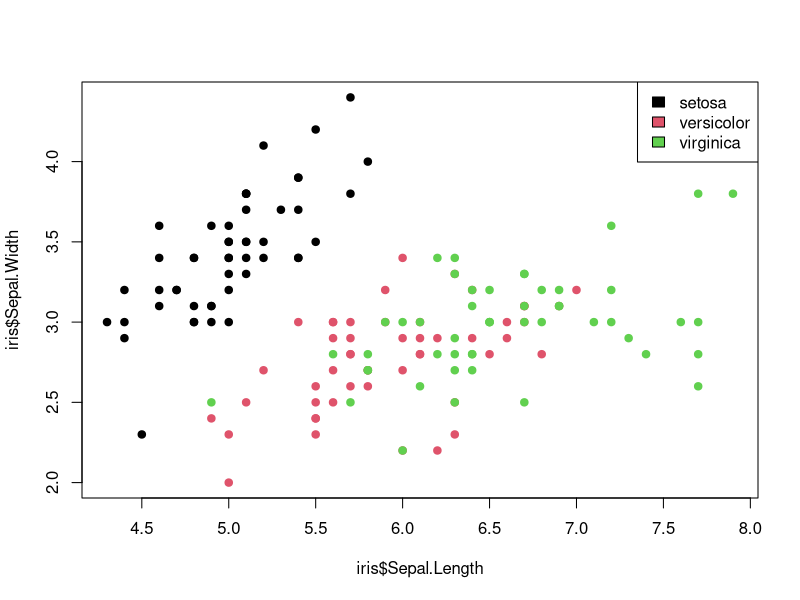
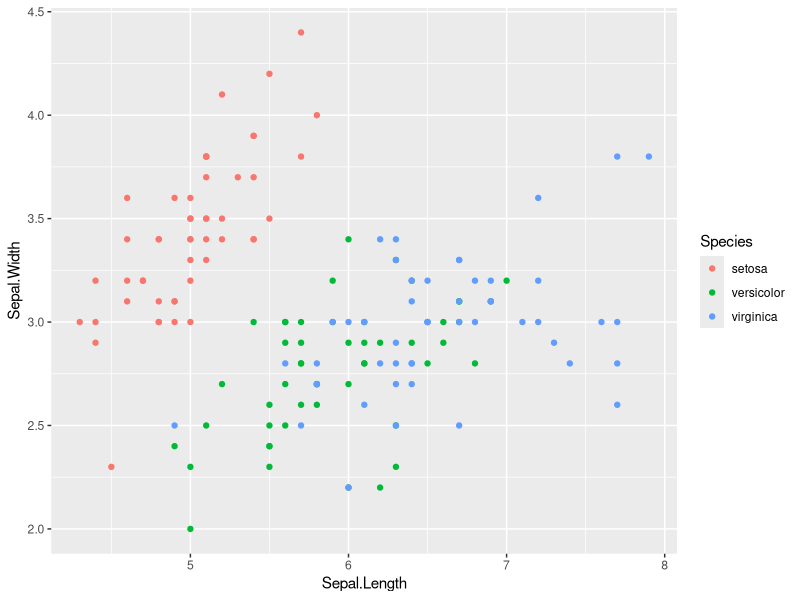
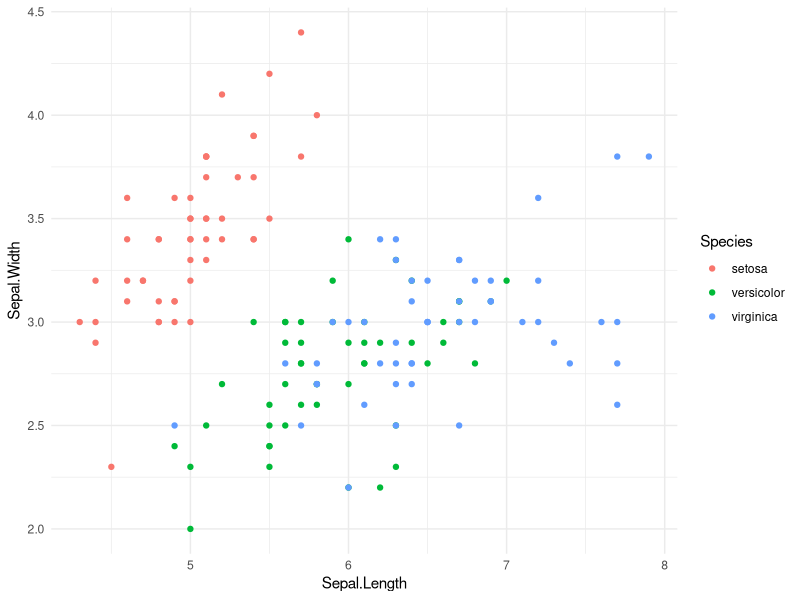
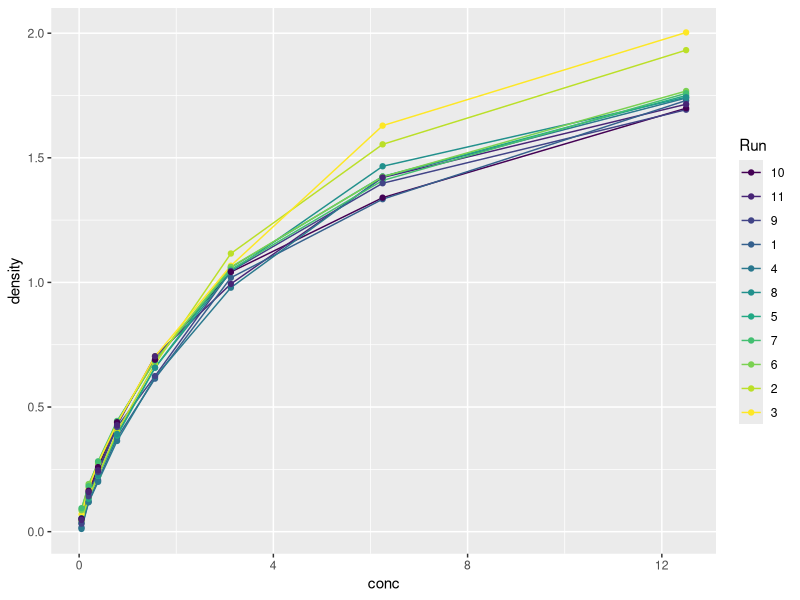
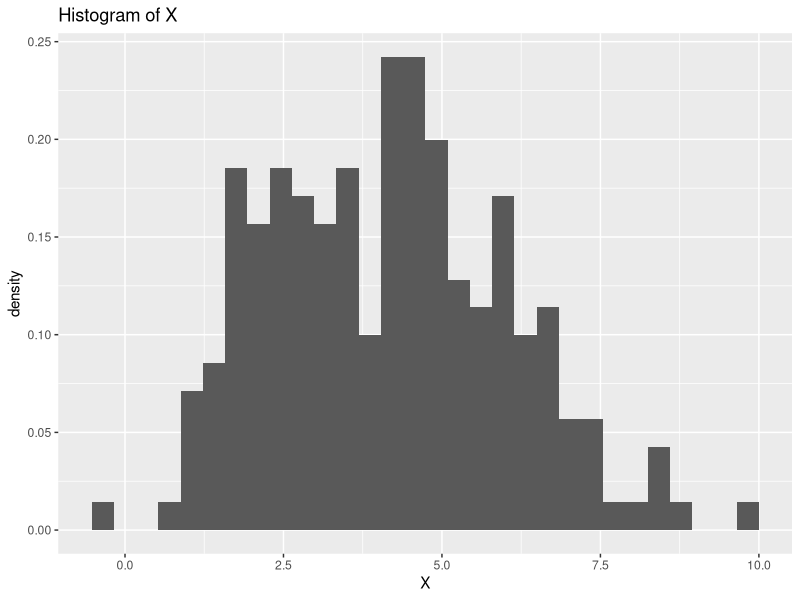
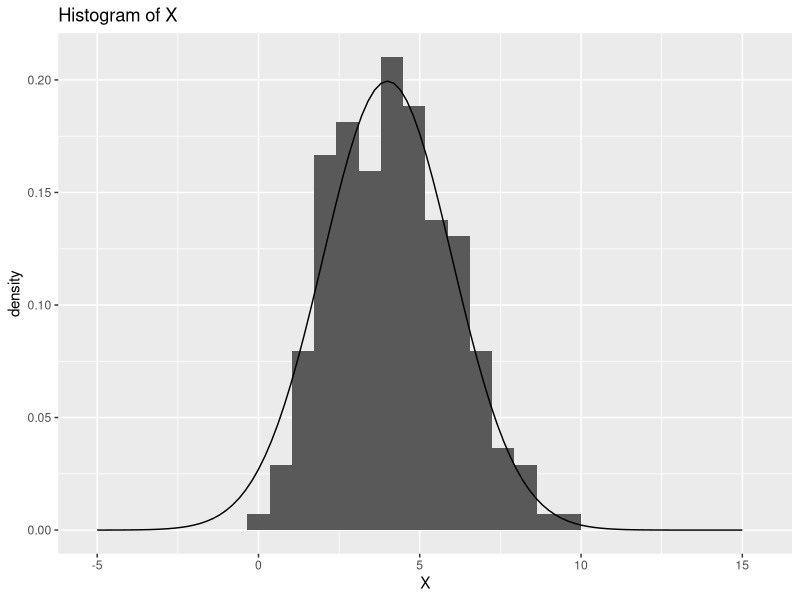

Recreate these plots in R, in order.
## ---- chunk 1
knitr::opts_chunk$set(echo = TRUE)
## ---- chunk 2
data(iris)
help(iris)
View(iris)
plot(iris$Sepal.Length, iris$Sepal.Width, pch=19, col=iris$Species)
legend('topright', legend=levels(iris$Species), fill=1:3)
help(mean)
tapply(iris$Sepal.Length, iris$Species, mean)
## ---- chunk 3
iris$Sepal.Area <- iris$Sepal.Length * iris$Sepal.Width
## ---- chunk 4
numbers <- 1:1000
numbers <- numbers * 2
numbers[seq(5, length(numbers), by = 5)] <- 0
numbers <- c(-2, -1, numbers, 2001, 2002)
length(numbers)
## ---- chunk 5
trzy_poziomy <- iris[1:3,5]
trzy_poziomy
## ---- chunk 6
library(ggplot2)
## ---- chunk 7
ggplot(iris) + geom_point(aes(x=Sepal.Length, y=Sepal.Width, col=Species))
## ---- chunk 8
ggplot(iris) + geom_point(aes(x=Sepal.Length, y=Sepal.Width, col=Species)) + theme_minimal()
## ---- chunk 9
data(DNase, package = "datasets")
filtered_DNase <- DNase[seq(1, nrow(DNase), by = 2), ]

ggplot(filtered_DNase, aes(x = conc, y = density, colour = factor(Run))) +
  geom_line() +
  geom_point(shape = 19) +
  labs(colour = "Run")
## ---- chunk 10
# Te zadania są do zrobienia jeśli zostanie dodatkowy czas na laboratoriach lub  do domu.
## ---- chunk 11
help(rnorm)
X <- rnorm(200, mean = 4, sd = 2)
X <- data.frame(X)

histogram <- ggplot(X, aes(x = X, y = ..density..)) +
  geom_histogram() +
  labs(title = "Histogram of X", x = "X", y = "density")
histogram
x <- seq(-5, 15, by = 0.2)
y <- dnorm(x, 4, 2)
d <- data.frame(x, y)



histogram_vs_gestosc <- histogram + geom_line(aes(x = x, y = y), data=d)
histogram_vs_gestosc
